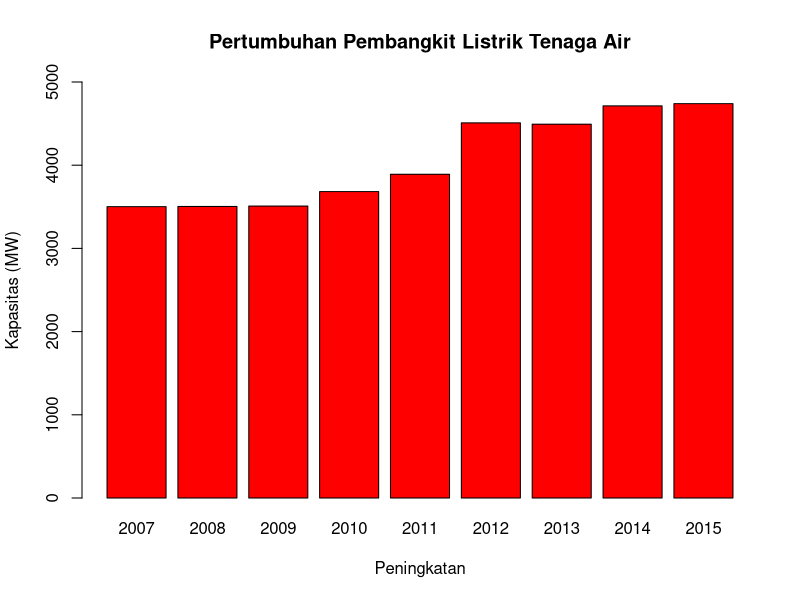
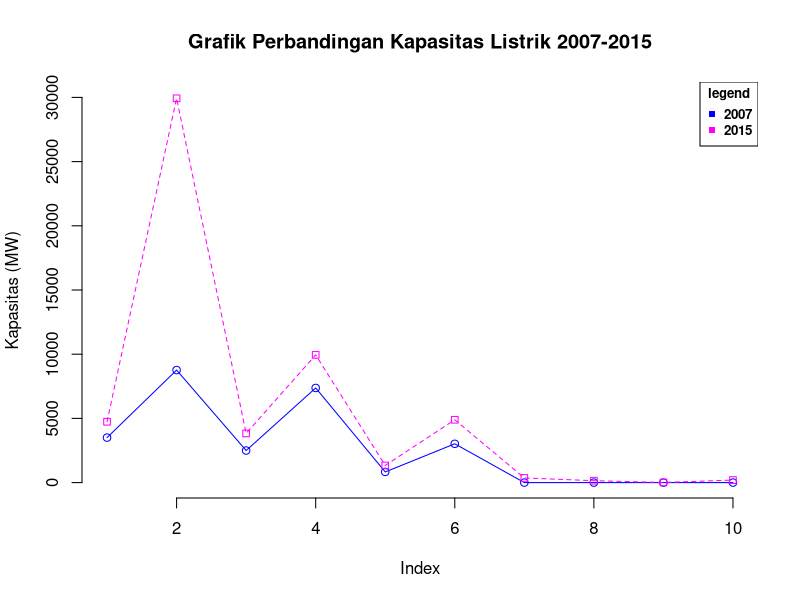
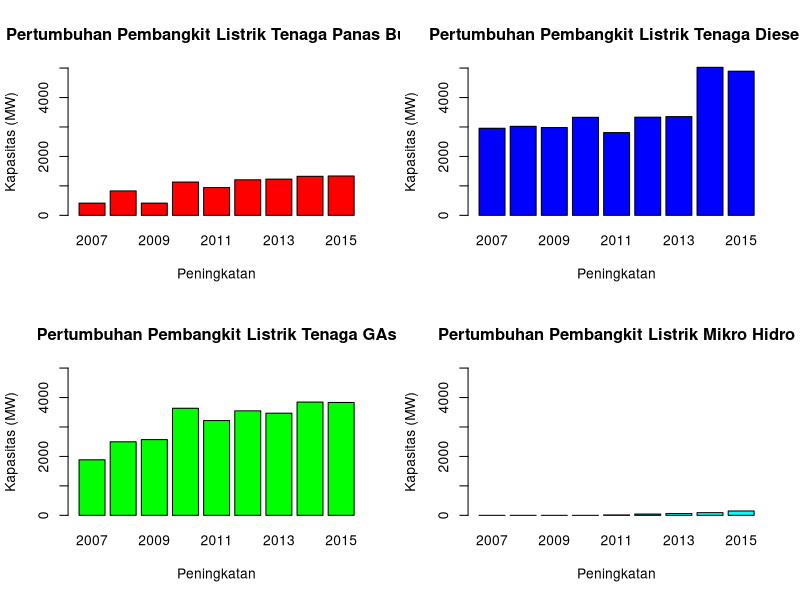
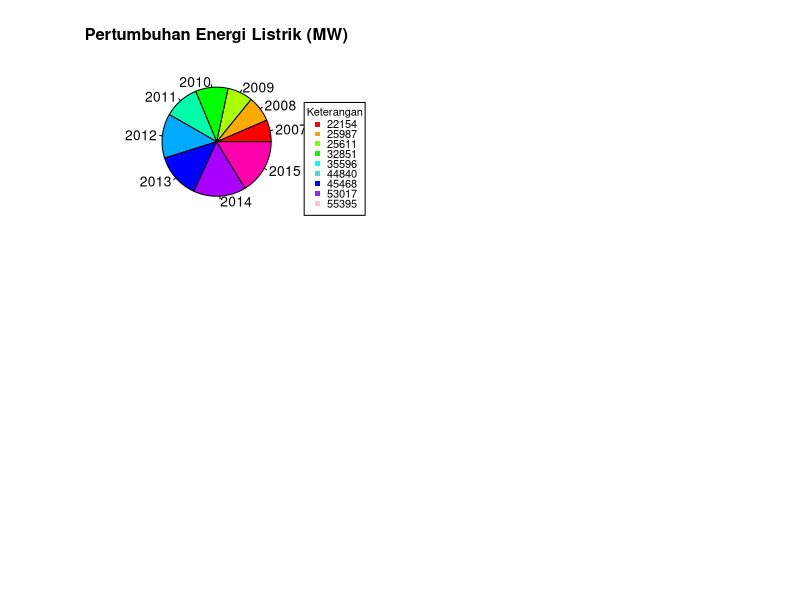

Write R code to recreate these figures, in order.
#import data Statistk
library(readxl)
Kapasitas_Listrik_MW <- read_excel("Kapasitas Listrik MW.xlsx")
View(Kapasitas_Listrik_MW)

#Input data
Pembangkit = c("PLTA",
               "PLTU",
               "PLTG",
               "PLTGU",
               "PLTPB",
               "PLTD",
               "PLTMG",
               "PLTMH",
               "PLTS",
               "OTHERS"
)
Tahun2007 = c(3504,
              8764,
              2497,
              7371,
              830,
              3021,
              0,
              0,
              0,
              0
)
Tahun2008 = c(3504,
              8764,
              2497,
              7371,
              830,
              3021,
              0,
              0,
              0,
              0
)
Tahun2009 = c(3509,
              8764,
              2571,
              7371,
              415,
              2981,
              0,
              0,
              0,
              0
)
Tahun2010 = c(3683,
              13046,
              3635,
              8029,
              1130,
              3328,
              0,
              0,
              0,
              0
)
Tahun2011 = c(3891,
              15857,
              3217,
              8799,
              943,
              2809,
              26,
              15,
              1,
              38
)
Tahun2012 = c(4509,
              22587,
              3548,
              9393,
              1207,
              3333,
              158,
              43,
              23,
              39
)
Tahun2013 = c(4493,
              22768,
              3469,
              9573,
              1229,
              3353,
              437,
              60,
              26,
              60
)
Tahun2014 = c(4713,
              27651,
              3845,
              9959,
              1325,
              5024,
              343,
              92,
              9,
              56
)
Tahun2015 = c(4740,
              29932,
              3832,
              9947,
              1335,
              4893,
              363,
              147,
              10,
              196
)
capPLTA = c(3502,
            3504,
            3509,
            3683,
            3891,
            4509,
            4493,
            4713,
            4740
)
capPLTU = c(7114,
            8764,
            8764,
            13046,
            15857,
            22587,
            22768,
            27651,
            29932
)
capPLTG = c(1886,
            2497,
            2571,
            3635,
            3217,
            3548,
            3469,
            3845,
            3832
)
capPLTD = c(2956,3021,2981,3328,2809,3333,3353,5024,4893)
capPLTPB = c(415,
             830,
             415,
             1130,
             943,
             1207,
             1229,
             1325,
             1335
)
capPLTMG = c(0,
             0,
             0,
             0,
             26,
             158,
             437,
             343,
             363
)
capPLTMH = c(0,
             0,
             0,
             0,
             15,
             43,
             60,
             92,
             147
)
capTotal = c(22154,	25987,	25611,	32851,	35596,	44840,	45468,	53017,	55395
)
#Buat Barplot Untuk PLTA
barplot(capPLTA,main="Pertumbuhan Pembangkit Listrik Tenaga Air",col = "red", ylab = "Kapasitas (MW)",ylim=c(0,5000),xlab = "Peningkatan",names.arg = c(2007,2008,2009,2010,2011,2012,2013,2014,2015))
#Buat grafik perbandingan pembangkit dari 2007-2015
plot(Tahun2007,main = "Grafik Perbandingan Kapasitas Listrik 2007-2015", 
     type="o", col="blue",ylab = "Kapasitas (MW)", ylim=c(0,30000),frame = FALSE)
lines(Tahun2015, type="o", pch=22, lty=2, col="magenta")
#Buat legenda grafik perbandingan
legend("topright",legend = c("2007","2015"),col = c("blue","magenta"),
       title = "legend",text.font = 2,cex = 0.8,pch = 15)
#Buat Grafik PLTB,PLTD,PLTG dan PLTMH dalam satu display
par(mfrow= c(2,2))
barplot(capPLTPB,main="Pertumbuhan Pembangkit Listrik Tenaga Panas Bumi",col = "red", ylab = "Kapasitas (MW)",ylim=c(0,5000),xlab = "Peningkatan",names.arg = c(2007,2008,2009,2010,2011,2012,2013,2014,2015))
barplot(capPLTD,main="Pertumbuhan Pembangkit Listrik Tenaga Diesel",col = "blue", ylab = "Kapasitas (MW)",ylim=c(0,5000),xlab = "Peningkatan",names.arg = c(2007,2008,2009,2010,2011,2012,2013,2014,2015))
barplot(capPLTG,main="Pertumbuhan Pembangkit Listrik Tenaga GAs",col = "green", ylab = "Kapasitas (MW)",ylim=c(0,5000),xlab = "Peningkatan",names.arg = c(2007,2008,2009,2010,2011,2012,2013,2014,2015))
barplot(capPLTMH,main="Pertumbuhan Pembangkit Listrik Mikro Hidro",col = "cyan", ylab = "Kapasitas (MW)",ylim=c(0,5000),xlab = "Peningkatan",names.arg = c(2007,2008,2009,2010,2011,2012,2013,2014,2015))
#Buat Diagram Pie untuk Kapasitas Pembangkit
pie(capTotal, main="Pertumbuhan Energi Listrik (MW)", col=rainbow(length(capTotal)),labels=c(2007,2008,2009,2010,2011,2012,2013,2014,2015))
#Menambah Keterangan
legend("bottomright",legend = c(22154,25987,25611,32851,35596,44840,45468,53017,55395),
       col= c("Red","Orange","chartreuse","green","cyan","turquoise","blue","purple","pink"),title="Keterangan",text.font=1,cex=0.8,pch =15,y.intersp = 0.75)
       